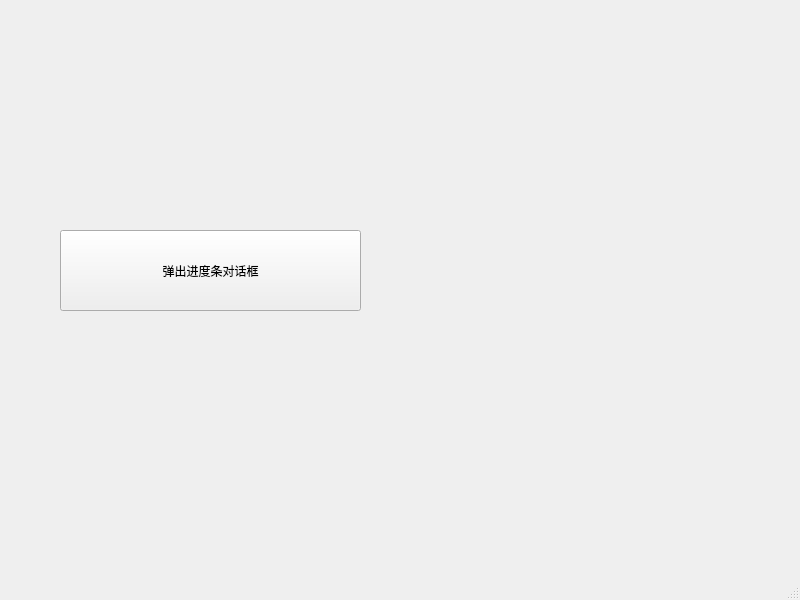
<?xml version="1.0" encoding="UTF-8"?>
<ui version="4.0">
 <class>MainWindow</class>
 <widget class="QMainWindow" name="MainWindow">
  <property name="geometry">
   <rect>
    <x>0</x>
    <y>0</y>
    <width>800</width>
    <height>600</height>
   </rect>
  </property>
  <property name="windowTitle">
   <string>MainWindow</string>
  </property>
  <widget class="QWidget" name="centralwidget">
   <widget class="QPushButton" name="progressdlg">
    <property name="geometry">
     <rect>
      <x>60</x>
      <y>230</y>
      <width>301</width>
      <height>81</height>
     </rect>
    </property>
    <property name="text">
     <string>弹出进度条对话框</string>
    </property>
   </widget>
  </widget>
  <widget class="QMenuBar" name="menubar">
   <property name="geometry">
    <rect>
     <x>0</x>
     <y>0</y>
     <width>800</width>
     <height>26</height>
    </rect>
   </property>
  </widget>
  <widget class="QStatusBar" name="statusbar"/>
 </widget>
 <resources/>
 <connections/>
</ui>
